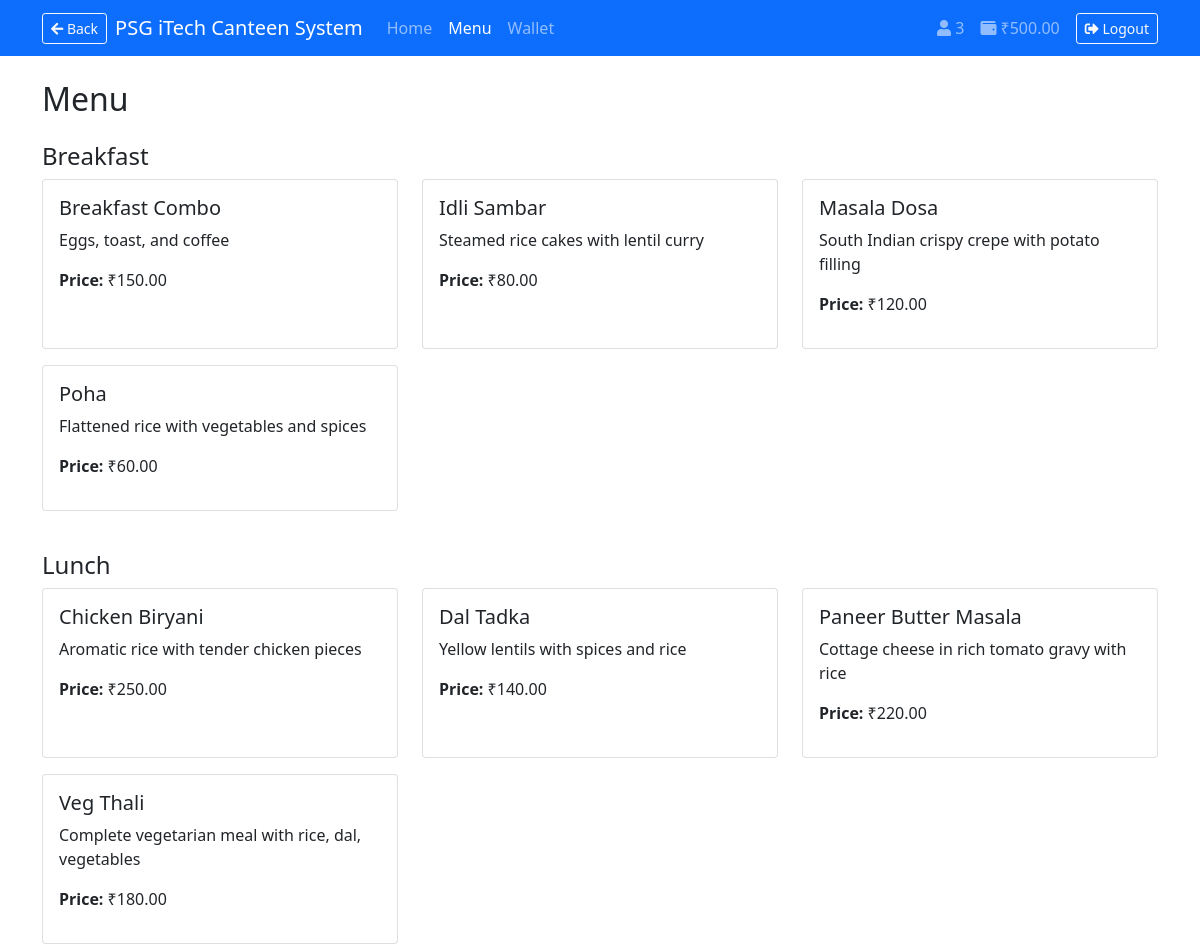
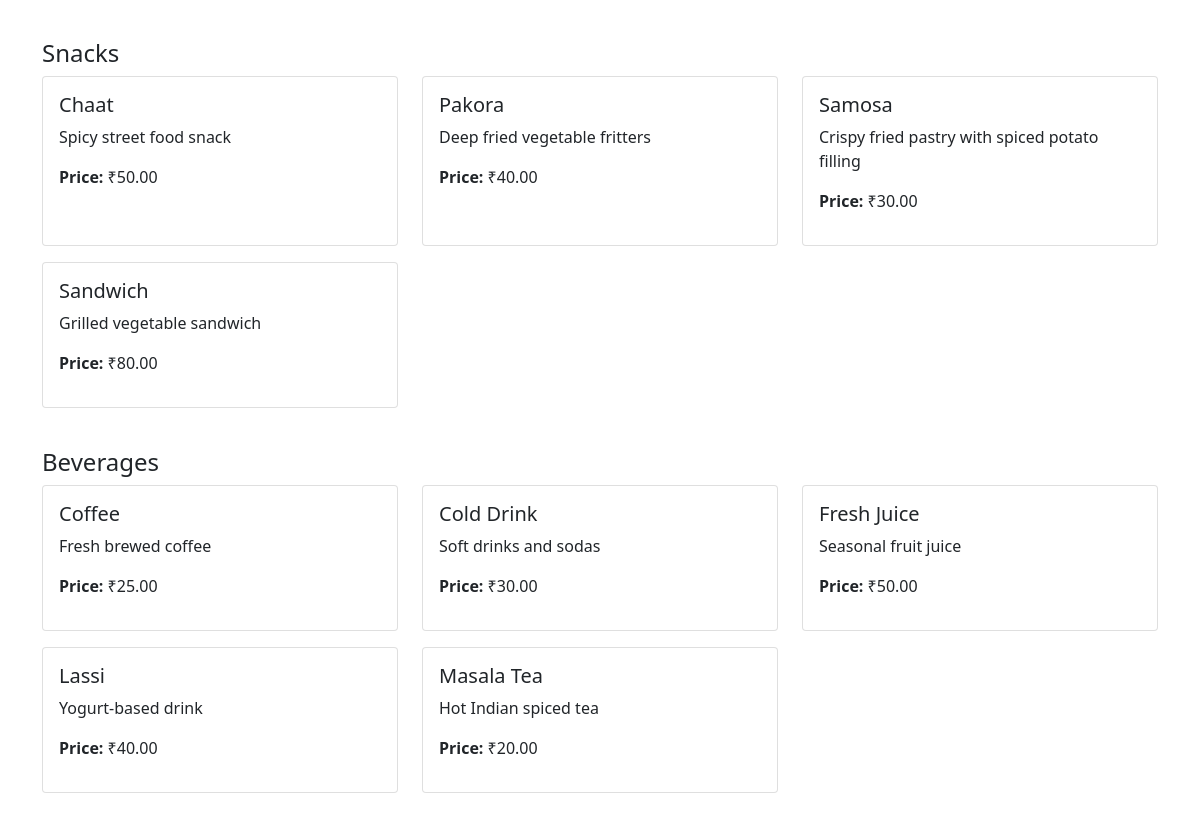
Page /user/menu.php (signed in) on the committed database (2 pictures, top to bottom).
### tables this page shows
CREATE TABLE food_items (
    id INT AUTO_INCREMENT PRIMARY KEY,
    name VARCHAR(100) NOT NULL,
    description TEXT,
    price DECIMAL(10,2) NOT NULL,
    category ENUM('breakfast', 'lunch', 'snacks', 'beverages') NOT NULL,
    time_available VARCHAR(50) NOT NULL,
    quantity_available INT DEFAULT 0,
    last_stock_update TIMESTAMP NULL,
    is_active BOOLEAN DEFAULT TRUE,
    created_at TIMESTAMP DEFAULT CURRENT_TIMESTAMP,
    updated_at TIMESTAMP DEFAULT CURRENT_TIMESTAMP ON UPDATE CURRENT_TIMESTAMP
);

### user/menu.php (the view, shortened to what this page needs)
<?php
$database = new Database();
$db = $database->getConnection();
$query = "SELECT * FROM food_items WHERE is_active = 1 ORDER BY category, name";
$stmt = $db->prepare($query);
$stmt->execute();
$all_items = $stmt->fetchAll(PDO::FETCH_ASSOC);
$items_by_category = [];
foreach ($all_items as $item) {
    $items_by_category[$item['category']][] = $item;
}
?>
<!DOCTYPE html>
<html lang="en">
<head>
    <link href="https://cdn.jsdelivr.net/npm/bootstrap@5.1.3/dist/css/bootstrap.min.css" rel="stylesheet">
    <link rel="stylesheet" href="https://cdnjs.cloudflare.com/ajax/libs/font-awesome/5.15.4/css/all.min.css">
</head>
<body>
 <nav class="navbar navbar-expand-lg navbar-dark bg-primary">
        <div class="container">
                <a class="btn btn-outline-light btn-sm me-2" href="javascript:history.back()">
        <i class="fas fa-arrow-left"></i> Back
    </a>
            <a class="navbar-brand" href="#">PSG iTech Canteen System</a>
            <div class="collapse navbar-collapse" id="navbarNav">
                <ul class="navbar-nav me-auto">
                     <li class="nav-item">
                        <a class="nav-link " href="dashboard.php">Home</a>
                    </li>
                    <li class="nav-item">
                        <a class="nav-link active" href="menu.php">Menu</a>
                    </li>
                    <li class="nav-item">
                        <a class="nav-link" href="wallet.php">Wallet</a>
                    </li>
                </ul>
                <div class="d-flex align-items-center">
                    <span class="navbar-text me-3">
                        <i class="fas fa-user"></i> <?php echo $_SESSION['roll_no']; ?>
                    </span>
                    <a href="wallet.php" class="navbar-text me-3 text-decoration-none">
                    <i class="fas fa-wallet"></i> ₹<?php echo number_format($_SESSION['wallet_balance'], 2); ?>
                    </a>
                    <a class="btn btn-outline-light btn-sm" href="../logout.php">
                        <i class="fas fa-sign-out-alt"></i> Logout
                    </a>
                </div>
            </div>
        </div>
    </nav>
<div class="container mt-4">
    <h2 class="mb-4">Menu</h2>
    <?php if (empty($all_items)): ?>
        <div class="alert alert-info">No items available.</div>
    <?php else: ?>
        <?php foreach ($items_by_category as $category => $items): ?>
            <div class="mb-4">
                <h4 class="text-capitalize"><?php echo $category; ?></h4>
                <div class="row">
                    <?php foreach ($items as $item): ?>
                        <div class="col-md-4 mb-3">
                            <div class="card h-100">
                                <div class="card-body">
                                    <h5 class="card-title"><?php echo $item['name']; ?></h5>
                                    <p class="card-text"><?php echo $item['description']; ?></p>
                                    <p><strong>Price:</strong> ₹<?php echo number_format($item['price'], 2); ?></p>
                                </div>
                            </div>
                        </div>
                    <?php endforeach; ?>
                </div>
            </div>
        <?php endforeach; ?>
    <?php endif; ?>
</div>
</body>
</html>

### rows in the picture
food_items: name "Breakfast Combo", description "Eggs, toast, and coffee", price "150.00"
food_items: name "Idli Sambar", description "Steamed rice cakes with lentil curry", price "80.00"
food_items: name "Masala Dosa", description "South Indian crispy crepe with potato filling", price "120.00"
food_items: name "Poha", description "Flattened rice with vegetables and spices", price "60.00"
food_items: name "Chicken Biryani", description "Aromatic rice with tender chicken pieces", price "250.00"
food_items: name "Dal Tadka", description "Yellow lentils with spices and rice", price "140.00"
food_items: name "Paneer Butter Masala", description "Cottage cheese in rich tomato gravy with rice", price "220.00"
food_items: name "Veg Thali", description "Complete vegetarian meal with rice, dal, vegetables", price "180.00"
food_items: name "Chaat", description "Spicy street food snack", price "50.00"
food_items: name "Pakora", description "Deep fried vegetable fritters", price "40.00"
food_items: name "Samosa", description "Crispy fried pastry with spiced potato filling", price "30.00"
food_items: name "Sandwich", description "Grilled vegetable sandwich", price "80.00"
food_items: name "Coffee", description "Fresh brewed coffee", price "25.00"
food_items: name "Cold Drink", description "Soft drinks and sodas", price "30.00"
food_items: name "Fresh Juice", description "Seasonal fruit juice", price "50.00"
food_items: name "Lassi", description "Yogurt-based drink", price "40.00"
food_items: name "Masala Tea", description "Hot Indian spiced tea", price "20.00"

### other values in the picture
$_SESSION['roll_no'] "3"
$_SESSION['wallet_balance'] "500.00"
$category "Breakfast"
$category "Lunch"
$category "Snacks"
$category "Beverages"
